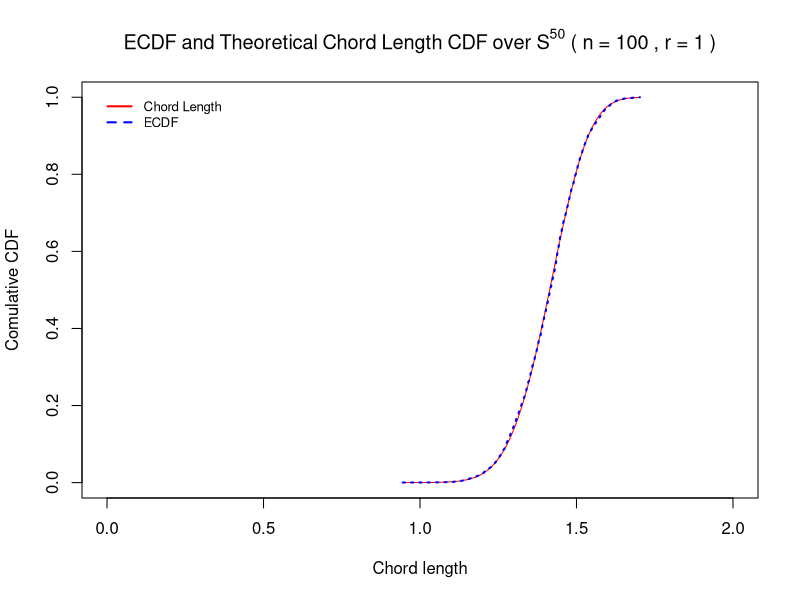

The R source for this figure:
#####################################################
## Functions for generating points on hypersphere ###
#####################################################

# Generate uniform points on hyper sphere
# Based on the work by Muller (1959) and Marsaglia (1972)
# hypersphere_uniform_points = function(n, dim, radius = 1){
#   
#   # generate points
#   pts_unif = matrix(rnorm(n*dim), ncol = dim)
#   
#   # normalize
#   pts_unif = radius * pts_unif / sqrt(rowSums(pts_unif^2))
#   
#   return(pts_unif)
# }

# Using the mvtnorm package
library(mvtnorm)

hypersphere_uniform_points = function(n, dim, radius = 1){

  # Declare mean and variance-covariance matrix
  mu = rep(0, dim)
  var_matrix = diag(1, dim)

  pts_unif = rmvnorm(n = n, mean = mu, sigma = var_matrix)

  pts_unif = radius * pts_unif / sqrt(rowSums(pts_unif^2))

  return(pts_unif)
}


# Calculate chord lengths between all pairs of points
# Input: matrix of points. Each row is a coordinate.
chord_lengths = function(points, sorted = T){
  
  chord_lengths = as.vector(dist(points, method = "euclidean"))
  ifelse( isTRUE(sorted), return(sort(chord_lengths)), return(chord_lengths) )
}



##############################
### CDF presented in paper ###
##############################

# library(zipfR)
# 
# m_cdf = function(dist, dim, r = 1){
#   return( zipfR::Ibeta( (dist^2)/(4*r^2), dim/2, dim/2) / beta(dim/2, dim/2)  )
# }

m_cdf <- function(dist, dim, r = 1) {
  dim = dim - 1;
  pbeta( (dist^2)/(4*r^2), shape1 = dim/2, shape2 = dim/2 )  # stable regularized I_x
}



###############################
### Custom Function for CDF ###
###############################


ks_statistic_chord <- function(F_A, F_B, nA, nB, K = 100) {
  # Input checks (keep your intent to require positive integers)
  if (!is.numeric(F_A) || !is.numeric(F_B)) {
    stop("F_A and F_B must be numeric vectors.")
  }
  if (length(F_A) != length(F_B)) {
    stop("F_A and F_B must have the same length (evaluated on a common grid).")
  }
  if (length(nA) != 1 || length(nB) != 1 ||
      nA <= 0 || nB <= 0 || nA != floor(nA) || nB != floor(nB)) {
    stop("nA and nB must be positive integers.")
  }
  
  # KS statistic
  D <- max(abs(F_A - F_B), na.rm = TRUE)
  
  # Convert to double BEFORE multiplying to avoid integer overflow
  nA_d <- as.numeric(nA)
  nB_d <- as.numeric(nB)
  lambda <- D * sqrt((nA_d * nB_d) / (nA_d + nB_d))
  
  # Two-sided p-value via asymptotic series
  k <- seq_len(K)
  terms <- 2 * (-1)^(k - 1) * exp(-2 * (k^2) * (lambda^2))
  p_val <- sum(terms)
  
  # clamp to [0, 1]
  p_val <- max(0, min(1, p_val))
  
  list(statistic = D, p.value = p_val)
}



###############
### Example ###
###############


# For reproducibility
set.seed(1)

# First run Uniform Point Picking Code

dim = 50
n = 100
r = 1

points = hypersphere_uniform_points(n, dim)
d_u = chord_lengths(points)

# ECDF
ecdf_u = ecdf(d_u)
# plot( ecdf_u )


# Isolate CDF values of ECDF

env = environment(ecdf_u)
ecdf_y = env$y



# Using CDF in Paper

m_cdf_points = m_cdf(d_u, dim = dim, r = r)

ks_statistic_chord(ecdf_y, m_cdf_points, 
                              nA = length(ecdf_y), 
                              nB = length(m_cdf_points)) 


# plots
# CDF plot
# plot(d_u, m_cdf_points, type = "l")

# Compare with ECDF

# Plot theoretical CDF
plot(d_u, m_cdf_points, type = "l", col="red", 
     ylab = "Comulative CDF",
     xlab = "Chord length",
     xlim = c(0,2),
     # main = "ECDF and Chord Length CDF (N = 7, n = 100, r = 1)")
     main = bquote(ECDF~and~Theoretical~Chord~Length~CDF~over~S^.(dim)~'('~n~'='~.(n)~','~r~'='~.(r)~')' ))


# Superimpose ECDF
points(d_u, ecdf_y, col = "blue", lwd = 2, type = 'l', lty=3)


# Add legend
legend("topleft", 
       legend = c("Chord Length", "ECDF"), 
       col = c("red", "blue"), lty = c(1, 2), 
       # pch = c(19, 18), 
       cex = 0.8,
       lwd    = c(2, 2),
       inset  = 0.02,    # 2% inset from the margins
       bty    = "n")



